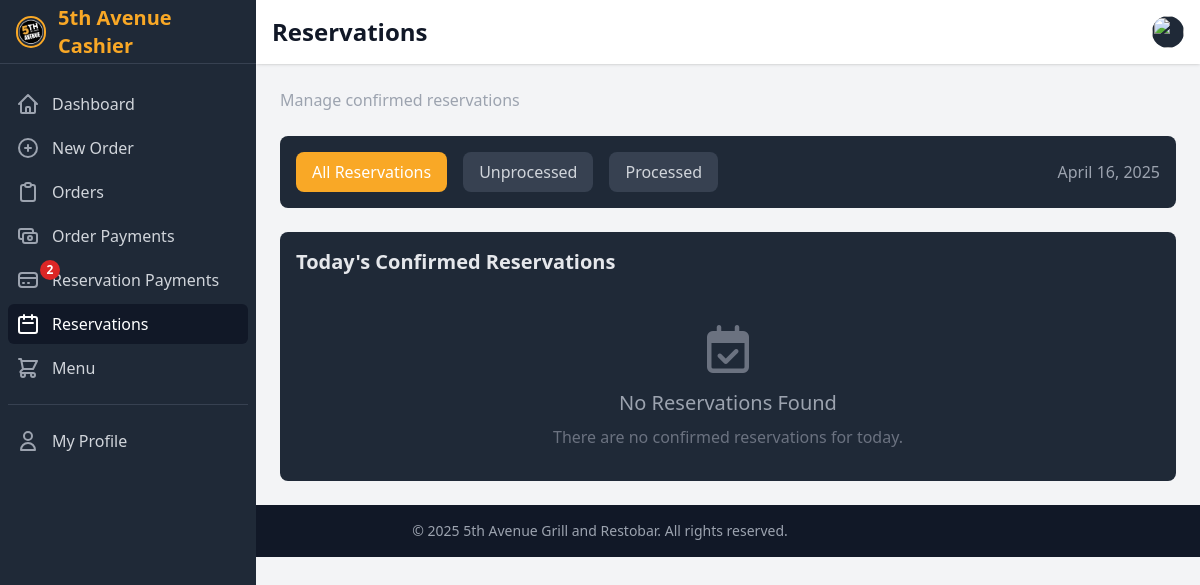
The page /cashier/reservations/ (signed in) on the database as committed earlier.
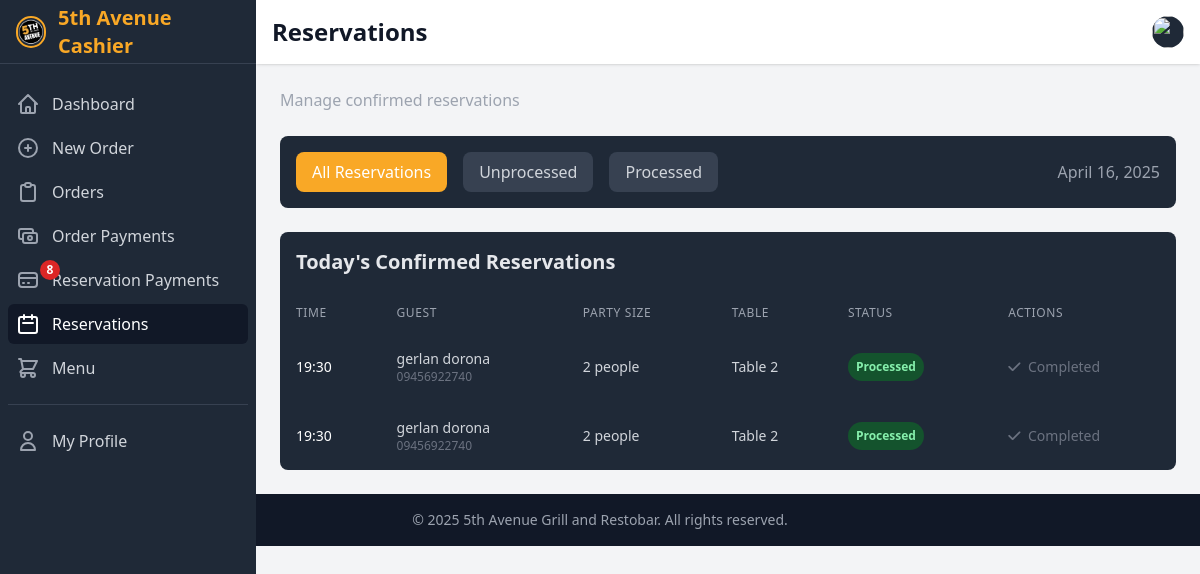
The same page on the database as committed later.
### ecommerce/models.py (models this page shows, shortened)
class Reservation(models.Model):
    STATUS_CHOICES = [
        ('PENDING', 'Pending'),
        ('CONFIRMED', 'Confirmed'),
        ('CANCELLED', 'Cancelled')
    ]
    PAYMENT_STATUS_CHOICES = [
        ('UNPAID', 'Unpaid'),
        ('PARTIALLY_PAID', 'Partially Paid'),
        ('PAID', 'Paid'),
        ('REFUNDED', 'Refunded')
    ]
    user = models.ForeignKey(User, on_delete=models.CASCADE, related_name='reservations', null=True, blank=True)
    name = models.CharField(max_length=100)
    email = models.EmailField()
    phone = models.CharField(max_length=15)
    date = models.DateField()
    time = models.TimeField()
    party_size = models.PositiveIntegerField(
        validators=[MinValueValidator(1), MaxValueValidator(20)],
        help_text="Number of guests"
    )
    table_number = models.CharField(max_length=10, blank=True, null=True)
    special_requests = models.TextField(blank=True)
    status = models.CharField(
        max_length=10,
        choices=STATUS_CHOICES,
        default='PENDING'
    )
    payment_status = models.CharField(
        max_length=15,
        choices=PAYMENT_STATUS_CHOICES,
        default='UNPAID'
    )
    total_amount = models.DecimalField(max_digits=10, decimal_places=2, default=0)
    is_processed = models.BooleanField(default=False, help_text="Whether the reservation has been processed by a cashier")
    processed_by = models.ForeignKey(User, on_delete=models.SET_NULL, related_name='processed_reservations', null=True, blank=True)
    processed_at = models.DateTimeField(null=True, blank=True)
    created_at = models.DateTimeField(auto_now_add=True)
    updated_at = models.DateTimeField(auto_now=True)
    class Meta:
        ordering = ['-date', '-time']

### ecommerce/cashier.py (the view)
@login_required
def reservations_list(request):
    today = timezone.now().date()
    reservations = Reservation.objects.filter(
        status='CONFIRMED',
        date=today
    ).order_by('time')
    status_filter = request.GET.get('status', 'all')
    if status_filter == 'unprocessed':
        reservations = reservations.filter(is_processed=False)
    elif status_filter == 'processed':
        reservations = reservations.filter(is_processed=True)
    context = {
        'reservations': reservations,
        'status_filter': status_filter,
        'today': today,
        'active_section': 'reservations_list'
    }
    return render(request, 'cashier/reservations_list.html', context)

### ecommerce/context_processors.py (called while the page is built)
def cart_processor(request):
    return {
        'cart_count': get_cart_count(request)
    }

### ecommerce/views.py (called while the page is built)
def get_cart_count(request):
    if request.user.is_authenticated:
        try:
            cart = Cart.objects.get(user=request.user)
            return sum(item.quantity for item in cart.cart_items.all())
        except Cart.DoesNotExist:
            return 0
    else:
        cart = request.session.get('cart', {})
        return sum(cart.values())

### templates/cashier/reservations_list.html (shortened to what the changed rows need)
{% extends 'cashier/base.html' %}
{% load static %}
{% block page_title %}Reservations{% endblock page_title %}
{% block content %}
<div class="space-y-6">
    <div class="card overflow-hidden">
        <div class="p-4 border-b border-gray-800">
            <h2 class="text-xl font-bold">Today's Confirmed Reservations</h2>
        </div>
        {% if reservations %}
        <div class="overflow-x-auto">
            <table class="w-full">
                <thead class="bg-gray-800">
                    <tr>
                        <th class="px-4 py-3 text-left text-xs font-medium text-gray-400 uppercase tracking-wider">Time</th>
                        <th class="px-4 py-3 text-left text-xs font-medium text-gray-400 uppercase tracking-wider">Guest</th>
                        <th class="px-4 py-3 text-left text-xs font-medium text-gray-400 uppercase tracking-wider">Party Size</th>
                        <th class="px-4 py-3 text-left text-xs font-medium text-gray-400 uppercase tracking-wider">Table</th>
                        <th class="px-4 py-3 text-left text-xs font-medium text-gray-400 uppercase tracking-wider">Status</th>
                        <th class="px-4 py-3 text-left text-xs font-medium text-gray-400 uppercase tracking-wider">Actions</th>
                    </tr>
                </thead>
                <tbody class="divide-y divide-gray-800">
                    {% for reservation in reservations %}
                    <tr class="hover:bg-gray-800 transition-colors duration-200">
                        <td class="px-4 py-4 whitespace-nowrap text-sm font-medium text-white">
                            {{ reservation.time|time:"H:i" }}
                        </td>
                        <td class="px-4 py-4 whitespace-nowrap text-sm text-gray-300">
                            <div>{{ reservation.name }}</div>
                            <div class="text-xs text-gray-500">{{ reservation.phone }}</div>
                        </td>
                        <td class="px-4 py-4 whitespace-nowrap text-sm text-gray-300">
                            {{ reservation.party_size }} people
                        </td>
                        <td class="px-4 py-4 whitespace-nowrap text-sm text-gray-300">
                            {% if reservation.table_number %}
                            Table {{ reservation.table_number }}
                            {% else %}
                            Not assigned
                            {% endif %}
                        </td>
                        <td class="px-4 py-4 whitespace-nowrap text-sm">
                            {% if reservation.is_processed %}
                            <span class="px-2 py-1 inline-flex text-xs leading-5 font-semibold rounded-full bg-green-900 text-green-300">
                                Processed
                            </span>
                            {% else %}
                            <span class="px-2 py-1 inline-flex text-xs leading-5 font-semibold rounded-full bg-yellow-900 text-yellow-300">
                                Unprocessed
                            </span>
                            {% endif %}
                        </td>
                        <td class="px-4 py-4 whitespace-nowrap text-sm text-gray-300">
                            {% if not reservation.is_processed %}
                            <a href="{% url 'process_reservation' reservation.id %}" class="text-food-gold hover:text-food-gold-light">
                                <i class="fas fa-utensils mr-1"></i> Process
                            </a>
                            {% else %}
                            <span class="text-gray-500">
                                <i class="fas fa-check mr-1"></i> Completed
                            </span>
                            {% endif %}
                        </td>
                    </tr>
                    {% endfor %}
                </tbody>
            </table>
        </div>
        {% else %}
        <div class="p-8 text-center text-gray-500">
            <div class="text-5xl mb-4"><i class="far fa-calendar-check"></i></div>
            <h3 class="text-xl font-medium text-gray-400 mb-2">No Reservations Found</h3>
            <p>There are no confirmed reservations for today{% if status_filter != 'all' %} with the selected filter{% endif %}.</p>
        </div>
        {% endif %}
    </div>
</div>
{% endblock content %}

Rows that differ between the two databases and show on the page:
added Reservation: time "19:30", name "gerlan dorona", phone "09456922740", party_size "2", table_number "2", is_processed "Processed"
added Reservation: time "19:30", name "gerlan dorona", phone "09456922740", party_size "2", table_number "2", is_processed "Processed"
Other text that changed with them:
{{ pending_reservation_payments_count }}: "2" → "8"
text no longer shown: "No Reservations Found There are no confirmed reservations for today ."
text now shown: "TIME GUEST PARTY SIZE TABLE STATUS ACTIONS"
